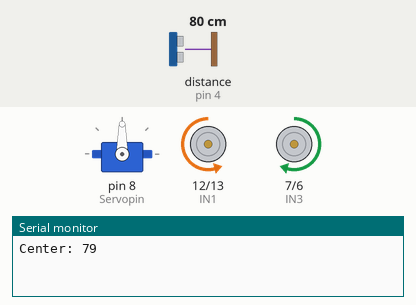
Simulated run of this sketch. Board: Arduino Uno, built with avr-gcc and run on an emulated ATmega328P. Parts: servo, motor-driver pin pairs drawn as motors (green arrow = first pin HIGH = forward, orange = second pin HIGH = backward, longer = more drive, scaled by the enable pin), the last lines printed to the serial monitor. Wiring (inferred from the names in the program): ultrasonic range finder: trigger pin 5; echo pin 4. Inputs (shaded band) come from the test bench; at power-on: distance to the obstacle (sensor on pin 4) 80 cm. The echo pulse lasts 58.3 µs per cm.

Above: at 1.7 s.
1.8 s: distance to the obstacle (sensor on pin 4) set to 34 cm
3.3 s: distance to the obstacle (sensor on pin 4) set to 29 cm
At 5.3 s:
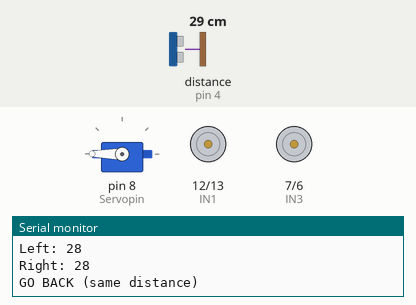
7.4 s: distance to the obstacle (sensor on pin 4) set to 35 cm
At 8.4 s:
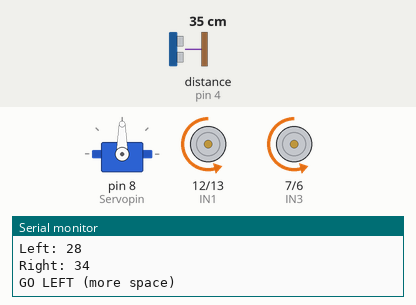
10.4 s: distance to the obstacle (sensor on pin 4) set to 2 cm
At 13.4 s:
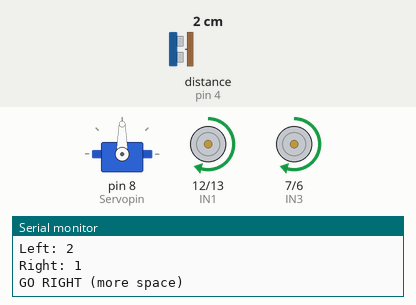
14.5 s: distance to the obstacle (sensor on pin 4) set to 4 cm
18.0 s: distance to the obstacle (sensor on pin 4) set to 60 cm
At 18.4 s:
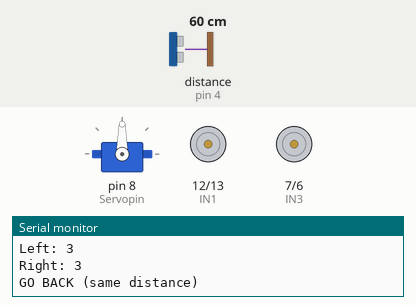
Timing chart, 0 to 21.0 s (numbered marks = the images above; inputs shaded):
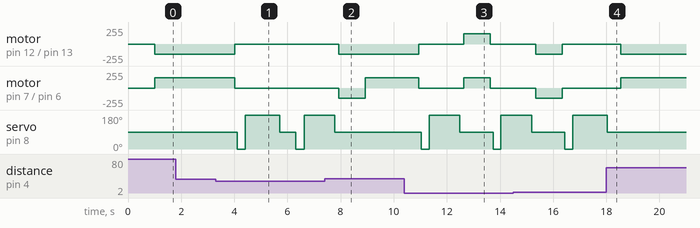

The sketch:

obstacle-avoiding.ino
```cpp
#include <Servo.h>

const int trigPin = 5;
const int echoPin = 4;

int IN1 = 12;
int IN2 = 13;
int IN3 = 7;
int IN4 = 6;
int ENA = 11;
int ENB = 3;
int speed = 155;
int Servopin = 8;

long duration;
int distance;

Servo myServo;

void stopMotor() {
  digitalWrite(IN3, LOW);
  digitalWrite(IN4, LOW);
  digitalWrite(IN1, LOW);
  digitalWrite(IN2, LOW);
  analogWrite(ENA, 0);
  analogWrite(ENB, 0);
}

// Function to get distance from sensor
int getDistance() {
  digitalWrite(trigPin, LOW);
  delayMicroseconds(2);
  digitalWrite(trigPin, HIGH);
  delayMicroseconds(10);
  digitalWrite(trigPin, LOW);

  duration = pulseIn(echoPin, HIGH);
  int distance = duration * 0.034 / 2;
  return distance;
}

void setup() {
  pinMode(IN1, OUTPUT);
  pinMode(IN2, OUTPUT);
  pinMode(ENA, OUTPUT);
  pinMode(IN3, OUTPUT);
  pinMode(IN4, OUTPUT);
  pinMode(ENB, OUTPUT);
  pinMode(trigPin, OUTPUT);
  pinMode(echoPin, INPUT);
  Serial.begin(9600);
  stopMotor();

  myServo.attach(Servopin);
  myServo.write(90);
  delay(500);  // Give servo time to reach position
}

void loop() {
  // Look forward
  myServo.write(90);
  delay(500);  // IMPORTANT: Wait for servo to move

  int centerDistance = getDistance();
  Serial.print("Center: ");
  Serial.println(centerDistance);

  if (centerDistance <= 30 && centerDistance > 0) {  // Added > 0 check
    stopMotor();
    delay(100);

    // Look LEFT (0 degrees)
    myServo.write(0);
    delay(300);  // Wait for servo to move

    int leftDistance = getDistance();
    Serial.print("Left: ");
    Serial.println(leftDistance);

    // Look RIGHT (180 degrees)
    myServo.write(180);
    delay(800);  // Wait for servo to move

    int rightDistance = getDistance();
    Serial.print("Right: ");
    Serial.println(rightDistance);

    // Decision making
    if (leftDistance > rightDistance) {
      Serial.println("GO RIGHT (more space)");
      delay(350);
      myServo.write(90);
      delay(150);
      digitalWrite(IN1, HIGH);
      digitalWrite(IN2, LOW);
      analogWrite(ENA, 155);
      digitalWrite(IN3, HIGH);
      digitalWrite(IN4, LOW);
      analogWrite(ENB, 155);
      // Add turning left code here
    } else if (rightDistance > leftDistance) {
      Serial.println("GO LEFT (more space)");
      delay(350);
      myServo.write(90);
      delay(150);
      digitalWrite(IN1, LOW);
      digitalWrite(IN2, HIGH);
      analogWrite(ENA, 155);
      digitalWrite(IN3, LOW);
      digitalWrite(IN4, HIGH);
      analogWrite(ENB, 155);
    } else {
      Serial.println("GO BACK (same distance)");
    }

  }
  else {
    // Move forward
    digitalWrite(IN1, LOW);
    digitalWrite(IN2, HIGH);
    analogWrite(ENA, speed);
    digitalWrite(IN3, HIGH);
    digitalWrite(IN4, LOW);
    analogWrite(ENB, speed);
  }

  delay(500);
}
```

Measured:
- the behaviour switches between 32 and 31 cm on distance to the obstacle (sensor on pin 4) (found by bisection; images 0 and 1)
- after the input at 3.3 s, motor on pin 12 (IN1) / pin 13 (IN2): backward 155/255 → stopped after 0.71 s; motor on pin 7 (IN3) / pin 6 (IN4): forward 155/255 → stopped after 0.71 s; servo on pin 8 (Servopin): 90° → 0° after 0.81 s, → 180° 0.30 s later, → 90° 1.3 s later, → 0° 0.60 s later, … (5 changes in this stretch)
- after the input at 7.4 s, motor on pin 12 (IN1) / pin 13 (IN2): stopped → backward 155/255 after 0.53 s; motor on pin 7 (IN3) / pin 6 (IN4): stopped → backward 155/255 after 0.53 s, → forward 155/255 1.0 s later
- after the input at 10.4 s, motor on pin 12 (IN1) / pin 13 (IN2): backward 155/255 → stopped after 0.53 s, → forward 155/255 1.7 s later, → stopped 1.0 s later; motor on pin 7 (IN3) / pin 6 (IN4): forward 155/255 → stopped after 0.53 s, → forward 155/255 1.7 s later, → stopped 1.0 s later
- after the input at 18.0 s, motor on pin 12 (IN1) / pin 13 (IN2): stopped → backward 155/255 after 0.55 s; motor on pin 7 (IN3) / pin 6 (IN4): stopped → forward 155/255 after 0.55 s; servo on pin 8 (Servopin): goes on until 18.0 s, then stays 90°
